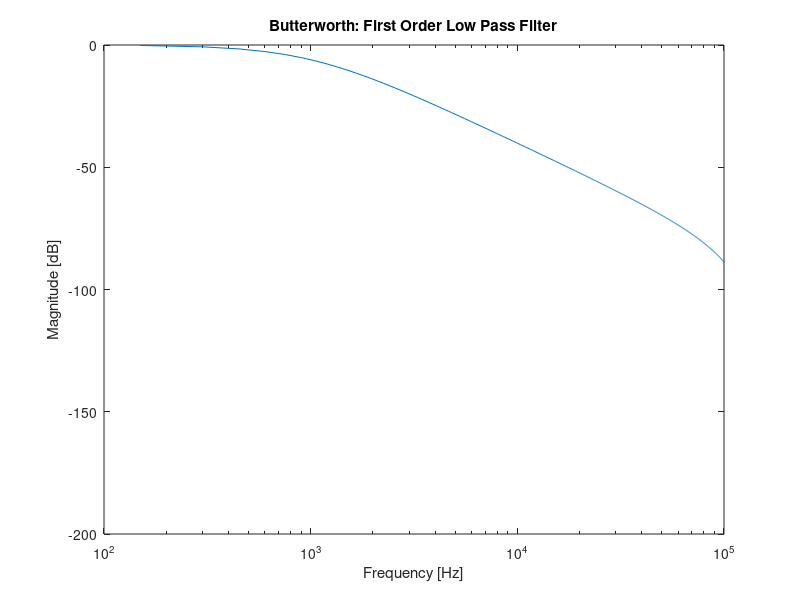

This figure's MATLAB source:
fs = 300000; %sampling frequency
fc = 1000; %cutoff frequency

[b,a]=butter(1,(fc/(fs/2)),'low'); %butterworth 1st order
[h,f]=freqz(b,a,1000,fs);
response_dB = 20.*log10(h.*conj(h));

semilogx(f,response_dB);
xlim([100,100000]); %range of frequency
title('Butterworth: First Order Low Pass Filter');
xlabel('Frequency [Hz]');
ylabel('Magnitude [dB]');